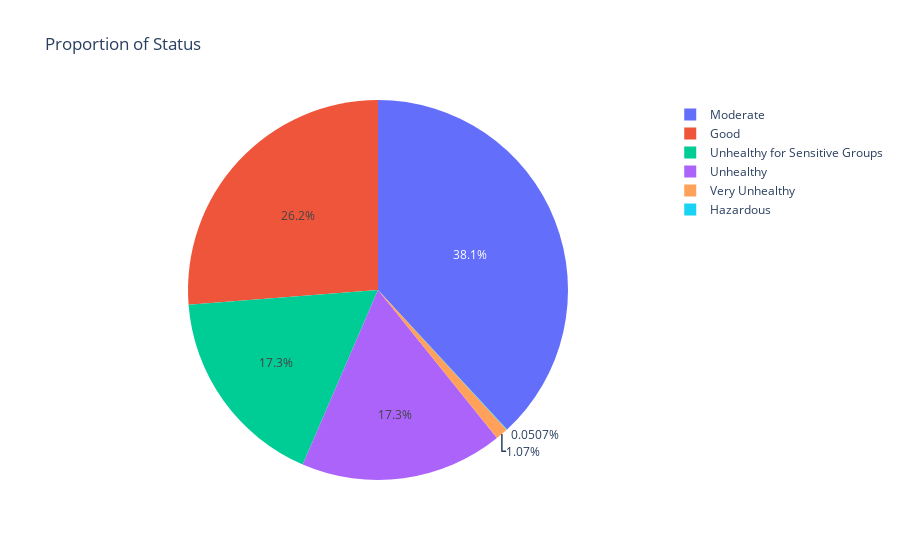

The cell this chart's notebook holds for it:
### Markdown cell above
## BIỂU ĐỒ TRÒN VỀ TRẠNG THÁI CỦA MÔI TRƯỜNG

### Code cell
# Tính toán tần suất cho mỗi giá trị trong cột "Dominant pollutant"
pollutant_counts = df['Status'].value_counts()
pollutant_counts.name = "count"

# Vẽ biểu đồ tròn bằng plotly
fig = px.pie(pollutant_counts, values='count', names=pollutant_counts.index,
             title="Proportion of Status")
fig.write_image(f"{CHART_DIR}/status_proportion.png")
fig.show()

### Figure 1 — Plotly figure (JSON) as saved in the notebook; plotly's stock layout.template omitted (floating-point values rounded to 4 significant figures)
{"data": [{"domain": {"x": [0, 1], "y": [0, 1]}, "hovertemplate": "Status=%{label}<br>count=%{value}<extra></extra>", "labels": ["Moderate", "Good", "Unhealthy for Sensitive Groups", "Unhealthy", "Very Unhealthy", "Hazardous"], "legendgroup": "", "name": "", "showlegend": true, "type": "pie", "values": [1502, 1034, 681, 680, 42, 2]}], "layout": {"legend": {"tracegroupgap": 0}, "title": {"text": "Proportion of Status"}}}
